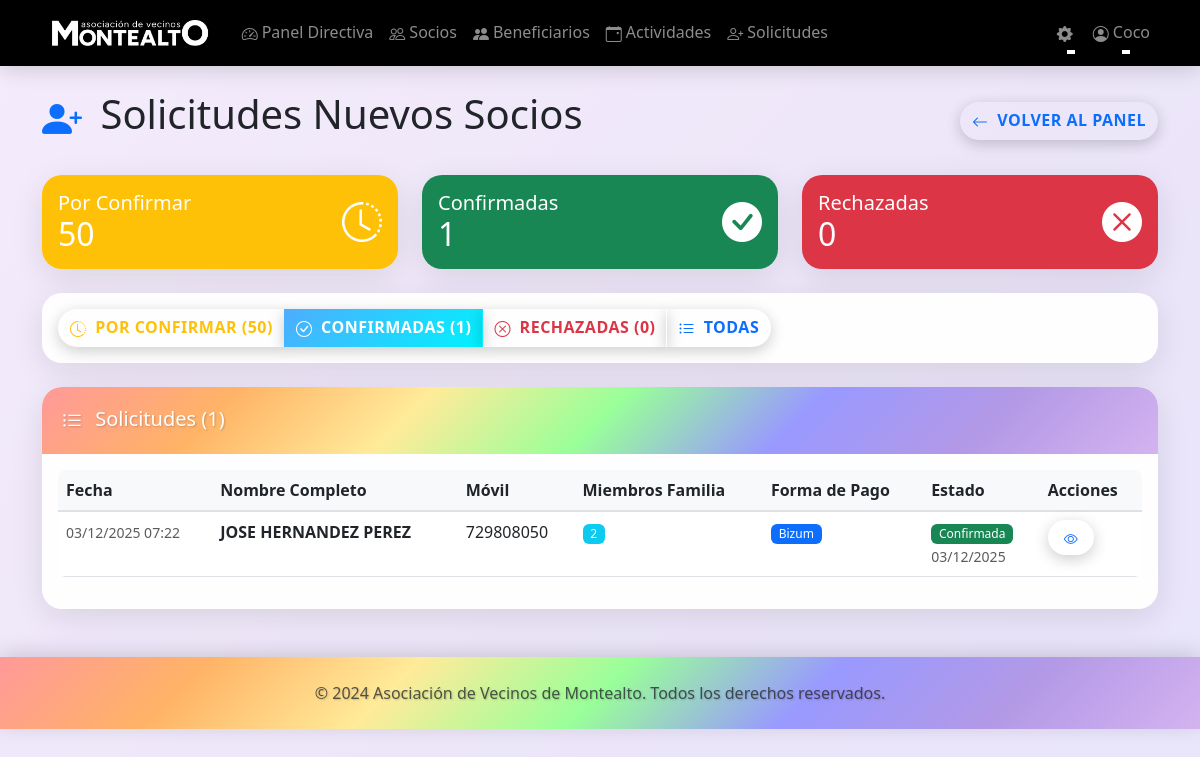
The page /admin/solicitudes-socios?estado=activa (signed in) on the database as committed earlier.
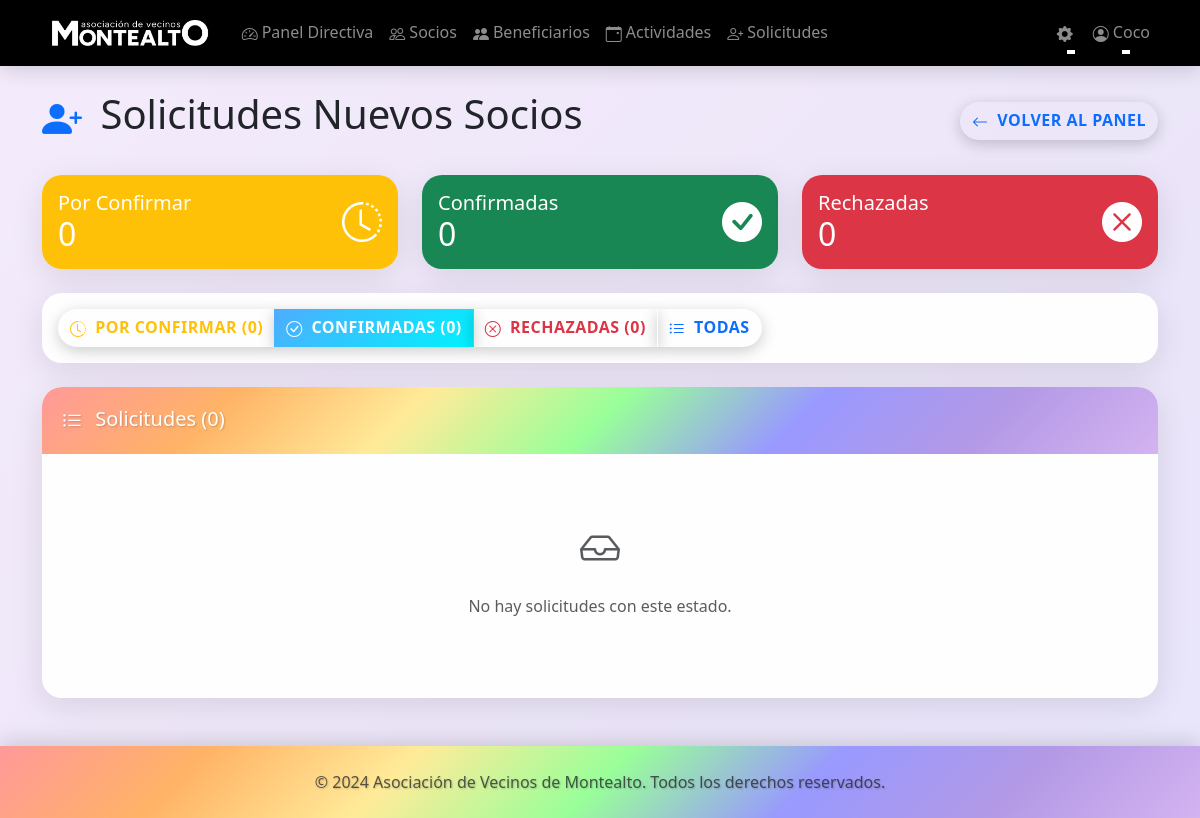
The same page on the database as committed later.
### models.py (models this page shows, shortened)
class User(UserMixin, db.Model):
    __tablename__ = 'users'
    id = db.Column(db.Integer, primary_key=True)
    nombre = db.Column(db.String(100), nullable=False)
    nombre_usuario = db.Column(db.String(120), unique=True, nullable=False)
    password_hash = db.Column(db.String(255), nullable=False)
    password_plain = db.Column(db.String(255), nullable=True)  # Contraseña en texto plano (solo para mostrar a admin)
    rol = db.Column(db.String(20), nullable=False)  # 'directiva' o 'socio'
    fecha_alta = db.Column(db.DateTime, nullable=False, default=datetime.utcnow)
    fecha_validez = db.Column(db.DateTime, nullable=False)
    ano_nacimiento = db.Column(db.Integer, nullable=True)  # Año de nacimiento para verificar edad en actividades
    fecha_nacimiento = db.Column(db.Date, nullable=True)  # Fecha completa de nacimiento
    numero_socio = db.Column(db.String(10), unique=True, nullable=True)  # Número de socio (0001, 0002, etc.)
    calle = db.Column(db.String(200), nullable=True)
    numero = db.Column(db.String(20), nullable=True)
    piso = db.Column(db.String(20), nullable=True)  # Opcional
    poblacion = db.Column(db.String(100), nullable=True)
    inscripciones = db.relationship('Inscripcion', backref='usuario', lazy=True, cascade='all, delete-orphan')
    def is_directiva(self):
        return self.rol == 'directiva'

class SolicitudSocio(db.Model):
    __tablename__ = 'solicitudes_socio'
    id = db.Column(db.Integer, primary_key=True)
    nombre = db.Column(db.String(100), nullable=False)
    primer_apellido = db.Column(db.String(100), nullable=False)
    segundo_apellido = db.Column(db.String(100), nullable=True)
    movil = db.Column(db.String(20), nullable=False)
    fecha_nacimiento = db.Column(db.Date, nullable=True)  # Fecha de nacimiento del socio
    miembros_unidad_familiar = db.Column(db.Integer, nullable=False)
    forma_de_pago = db.Column(db.String(20), nullable=False)  # 'bizum', 'transferencia', 'contado'
    estado = db.Column(db.String(20), nullable=False, default='por_confirmar')  # 'por_confirmar', 'activa', 'rechazada'
    fecha_solicitud = db.Column(db.DateTime, nullable=False, default=datetime.utcnow)
    fecha_confirmacion = db.Column(db.DateTime, nullable=True)
    password_solicitud = db.Column(db.String(255), nullable=True)  # Contraseña temporal hasta confirmación
    calle = db.Column(db.String(200), nullable=False)
    numero = db.Column(db.String(20), nullable=False)
    piso = db.Column(db.String(20), nullable=True)  # Opcional
    poblacion = db.Column(db.String(100), nullable=False)
    beneficiarios = db.relationship('BeneficiarioSolicitud', backref='solicitud', lazy=True, cascade='all, delete-orphan')

### blueprints/admin.py (the view)
@admin_bp.route('/solicitudes-socios')
@login_required
@directiva_required
def solicitudes_socios():
    estado_filtro = request.args.get('estado', 'por_confirmar')
    if estado_filtro == 'todas':
        solicitudes = SolicitudSocio.query.order_by(SolicitudSocio.fecha_solicitud.desc()).all()
    else:
        solicitudes = SolicitudSocio.query.filter_by(estado=estado_filtro).order_by(SolicitudSocio.fecha_solicitud.desc()).all()
    total_por_confirmar = SolicitudSocio.query.filter_by(estado='por_confirmar').count()
    total_activas = SolicitudSocio.query.filter_by(estado='activa').count()
    total_rechazadas = SolicitudSocio.query.filter_by(estado='rechazada').count()
    return render_template('admin/solicitudes_socios.html',
                         solicitudes=solicitudes,
                         estado_filtro=estado_filtro,
                         total_por_confirmar=total_por_confirmar,
                         total_activas=total_activas,
                         total_rechazadas=total_rechazadas)

### templates/admin/solicitudes_socios.html (shortened to what this page needs)
{% extends "base.html" %}
{% block content %}
<div class="d-flex justify-content-between align-items-center mb-4">
    <h1>
        <i class="bi bi-person-plus-fill me-2 text-primary"></i>
        Solicitudes Nuevos Socios
    </h1>
    <a href="{{ url_for('admin.dashboard') }}" class="btn btn-outline-primary">
        <i class="bi bi-arrow-left me-1"></i>
        Volver al Panel
    </a>
</div>
<div class="row mb-4">
    <div class="col-md-4">
        <div class="card bg-warning text-white">
            <div class="card-body">
                <div class="d-flex justify-content-between align-items-center">
                    <div>
                        <h5 class="card-title mb-0">Por Confirmar</h5>
                        <h2 class="mb-0">{{ total_por_confirmar }}</h2>
                    </div>
                    <div>
                        <i class="bi bi-clock-history fs-1"></i>
                    </div>
                </div>
            </div>
        </div>
    </div>
    <div class="col-md-4">
        <div class="card bg-success text-white">
            <div class="card-body">
                <div class="d-flex justify-content-between align-items-center">
                    <div>
                        <h5 class="card-title mb-0">Confirmadas</h5>
                        <h2 class="mb-0">{{ total_activas }}</h2>
                    </div>
                    <div>
                        <i class="bi bi-check-circle-fill fs-1"></i>
                    </div>
                </div>
            </div>
        </div>
    </div>
    <div class="col-md-4">
        <div class="card bg-danger text-white">
            <div class="card-body">
                <div class="d-flex justify-content-between align-items-center">
                    <div>
                        <h5 class="card-title mb-0">Rechazadas</h5>
                        <h2 class="mb-0">{{ total_rechazadas }}</h2>
                    </div>
                    <div>
                        <i class="bi bi-x-circle-fill fs-1"></i>
                    </div>
                </div>
            </div>
        </div>
    </div>
</div>
<div class="card mb-4">
    <div class="card-body">
        <div class="btn-group" role="group">
            <a href="{{ url_for('admin.solicitudes_socios', estado='por_confirmar') }}"
               class="btn {% if estado_filtro == 'por_confirmar' %}btn-warning{% else %}btn-outline-warning{% endif %}">
                <i class="bi bi-clock-history me-1"></i>
                Por Confirmar ({{ total_por_confirmar }})
            </a>
            <a href="{{ url_for('admin.solicitudes_socios', estado='activa') }}"
               class="btn {% if estado_filtro == 'activa' %}btn-success{% else %}btn-outline-success{% endif %}">
                <i class="bi bi-check-circle me-1"></i>
                Confirmadas ({{ total_activas }})
            </a>
            <a href="{{ url_for('admin.solicitudes_socios', estado='rechazada') }}"
               class="btn {% if estado_filtro == 'rechazada' %}btn-danger{% else %}btn-outline-danger{% endif %}">
                <i class="bi bi-x-circle me-1"></i>
                Rechazadas ({{ total_rechazadas }})
            </a>
            <a href="{{ url_for('admin.solicitudes_socios', estado='todas') }}"
               class="btn {% if estado_filtro == 'todas' %}btn-primary{% else %}btn-outline-primary{% endif %}">
                <i class="bi bi-list-ul me-1"></i>
                Todas
            </a>
        </div>
    </div>
</div>
<div class="card">
    <div class="card-header">
        <h5 class="mb-0">
            <i class="bi bi-list-ul me-2"></i>
            Solicitudes ({{ solicitudes|length }})
        </h5>
    </div>
    <div class="card-body">
        {% if solicitudes %}
            <div class="table-responsive">
                <table class="table table-hover">
                    <thead>
                        <tr>
                            <th>Fecha</th>
                            <th>Nombre Completo</th>
                            <th>Móvil</th>
                            <th>Miembros Familia</th>
                            <th>Forma de Pago</th>
                            <th>Estado</th>
                            <th>Acciones</th>
                        </tr>
                    </thead>
                    <tbody>
                        {% for solicitud in solicitudes %}
                        <tr>
                            <td>
                                <small class="text-muted">
                                    {{ solicitud.fecha_solicitud.strftime('%d/%m/%Y %H:%M') }}
                                </small>
                            </td>
                            <td>
                                <strong>{{ solicitud.nombre }} {{ solicitud.primer_apellido }}{% if solicitud.segundo_apellido %} {{ solicitud.segundo_apellido }}{% endif %}</strong>
                            </td>
                            <td>{{ solicitud.movil }}</td>
                            <td>
                                <span class="badge bg-info">{{ solicitud.miembros_unidad_familiar }}</span>
                            </td>
                            <td>
                                {% if solicitud.forma_de_pago == 'bizum' %}
                                    <span class="badge bg-primary">Bizum</span>
                                {% elif solicitud.forma_de_pago == 'transferencia' %}
                                    <span class="badge bg-success">Transferencia</span>
                                {% else %}
                                    <span class="badge bg-warning">Contado</span>
                                {% endif %}
                            </td>
                            <td>
                                {% if solicitud.estado == 'por_confirmar' %}
                                    <span class="badge bg-warning">Por Confirmar</span>
                                {% elif solicitud.estado == 'activa' %}
                                    <span class="badge bg-success">Confirmada</span>
                                    {% if solicitud.fecha_confirmacion %}
                                        <br><small class="text-muted">{{ solicitud.fecha_confirmacion.strftime('%d/%m/%Y') }}</small>
                                    {% endif %}
                                {% else %}
                                    <span class="badge bg-danger">Rechazada</span>
                                {% endif %}
                            </td>
                            <td>
                                <div class="btn-group" role="group">
                                    <a href="{{ url_for('admin.ver_solicitud', solicitud_id=solicitud.id) }}"
                                       class="btn btn-outline-primary btn-sm" title="Ver Detalles">
                                        <i class="bi bi-eye"></i>
                                    </a>
                                </div>
                            </td>
                        </tr>
                        {% endfor %}
                    </tbody>
                </table>
            </div>
        {% else %}
            <div class="text-center py-5">
                <i class="bi bi-inbox text-muted fs-1"></i>
                <p class="text-muted mt-3">No hay solicitudes con este estado.</p>
            </div>
        {% endif %}
    </div>
</div>
{% endblock %}

### templates/base.html (shortened to what this page needs)
<!DOCTYPE html>
<html lang="es">
<head>
    <link href="https://cdn.jsdelivr.net/npm/bootstrap@5.3.0/dist/css/bootstrap.min.css" rel="stylesheet">
    <link rel="stylesheet" href="https://cdn.jsdelivr.net/npm/bootstrap-icons@1.10.0/font/bootstrap-icons.css">
    <link rel="stylesheet" href="{{ url_for('static', filename='css/style.css') }}">
</head>
<body>
    <nav class="navbar navbar-expand-lg navbar-dark">
        <div class="container">
            <a class="navbar-brand" href="{{ url_for('index') }}">
                <img src="{{ url_for('static', filename='logo.jpg') }}" alt="AV Montealto" style="height: 40px; width: auto;">
            </a>
            <div class="collapse navbar-collapse" id="navbarNav">
                {% if current_user.is_authenticated %}
                <ul class="navbar-nav me-auto">
                    {% if current_user.is_directiva() %}
                        <li class="nav-item">
                            <a class="nav-link" href="{{ url_for('admin.dashboard') }}">
                                <i class="bi bi-speedometer2 me-1"></i>Panel Directiva
                            </a>
                        </li>
                        <li class="nav-item">
                            <a class="nav-link" href="{{ url_for('admin.gestion_socios') }}">
                                <i class="bi bi-people me-1"></i>Socios
                            </a>
                        </li>
                        <li class="nav-item">
                            <a class="nav-link" href="{{ url_for('admin.gestion_beneficiarios') }}">
                                <i class="bi bi-people-fill me-1"></i>Beneficiarios
                            </a>
                        </li>
                        <li class="nav-item">
                            <a class="nav-link" href="{{ url_for('admin.gestion_actividades') }}">
                                <i class="bi bi-calendar-event me-1"></i>Actividades
                            </a>
                        </li>
                        <li class="nav-item">
                            <a class="nav-link" href="{{ url_for('admin.solicitudes_socios') }}">
                                <i class="bi bi-person-plus me-1"></i>Solicitudes
                            </a>
                        </li>
                    {% endif %}
                </ul>
                <ul class="navbar-nav">
                    {% if current_user.is_directiva() %}
                    <li class="nav-item dropdown">
                        <a class="nav-link dropdown-toggle" href="#" role="button" data-bs-toggle="dropdown">
                            <i class="bi bi-gear-fill me-1"></i>
                        </a>
                    </li>
                    {% endif %}
                    <li class="nav-item dropdown">
                        <a class="nav-link dropdown-toggle" href="#" role="button" data-bs-toggle="dropdown">
                            <i class="bi bi-person-circle me-1"></i>{{ current_user.nombre }}
                        </a>
                    </li>
                </ul>
                {% endif %}
            </div>
        </div>
    </nav>
    <main class="container mt-4">
        {% block content %}{% endblock %}
    </main>
    <footer class="mt-5 py-4">
        <div class="container">
            <div class="row">
                <div class="col-12 text-center">
            <p class="text-muted mb-0">&copy; 2024 Asociación de Vecinos de Montealto. Todos los derechos reservados.</p>
                </div>
            </div>
        </div>
    </footer>
</body>
</html>

Rows that differ between the two databases and show on the page:
removed SolicitudSocio: fecha_solicitud "03/12/2025 07:22", nombre "JOSE", primer_apellido "HERNANDEZ", segundo_apellido "PEREZ", movil "729808050", miembros_unidad_familiar "2", forma_de_pago "Bizum", fecha_confirmacion "03/12/2025"
Other text that changed with them:
{{ total_por_confirmar }}: "50" → "0"
{{ total_activas }}: "1" → "0"
{{ solicitudes|length }}: "1" → "0"
text no longer shown: "Fecha Nombre Completo Móvil Miembros Familia Forma de Pago Estado Acciones"
text now shown: "No hay solicitudes con este estado."
